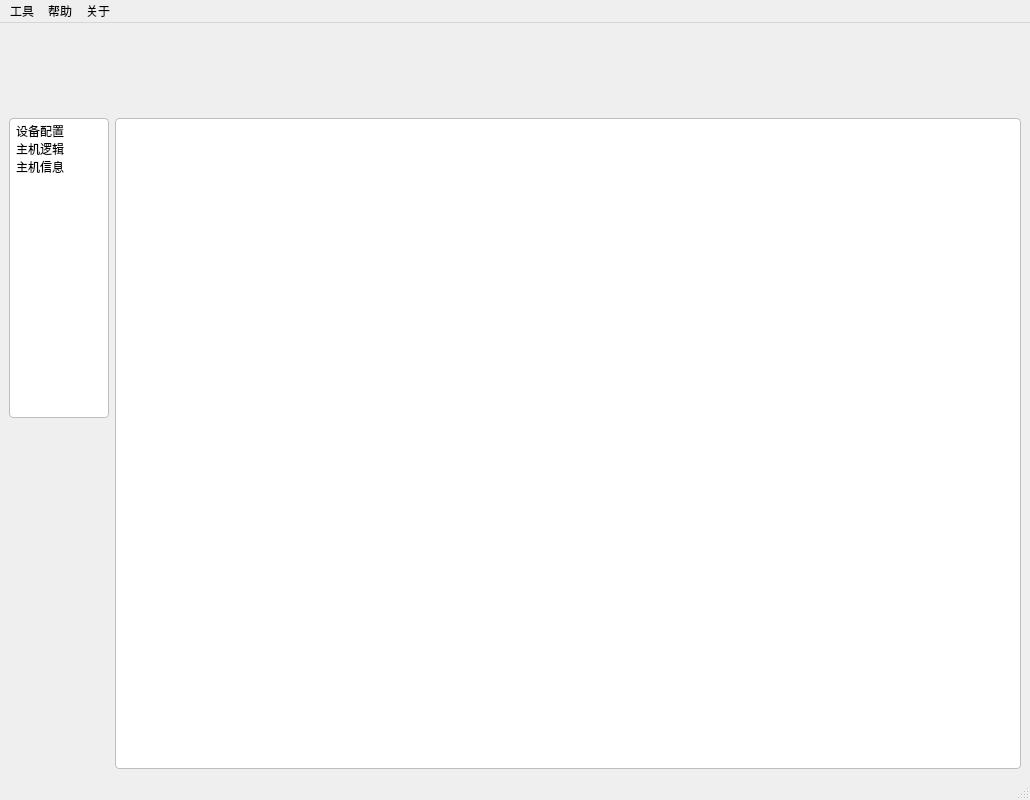
<?xml version="1.0" encoding="UTF-8"?>
<ui version="4.0">
 <class>MainWindow</class>
 <widget class="QMainWindow" name="MainWindow">
  <property name="geometry">
   <rect>
    <x>0</x>
    <y>0</y>
    <width>1030</width>
    <height>800</height>
   </rect>
  </property>
  <property name="minimumSize">
   <size>
    <width>1030</width>
    <height>800</height>
   </size>
  </property>
  <property name="maximumSize">
   <size>
    <width>16777215</width>
    <height>16777215</height>
   </size>
  </property>
  <property name="windowTitle">
   <string>奥迪信设置工具</string>
  </property>
  <property name="iconSize">
   <size>
    <width>24</width>
    <height>24</height>
   </size>
  </property>
  <widget class="QWidget" name="centralwidget">
   <property name="minimumSize">
    <size>
     <width>800</width>
     <height>500</height>
    </size>
   </property>
   <layout class="QGridLayout" name="gridLayout">
    <item row="0" column="0" colspan="2">
     <widget class="QWidget" name="serial_widget" native="true">
      <property name="enabled">
       <bool>true</bool>
      </property>
      <property name="minimumSize">
       <size>
        <width>200</width>
        <height>80</height>
       </size>
      </property>
      <property name="maximumSize">
       <size>
        <width>200</width>
        <height>80</height>
       </size>
      </property>
     </widget>
    </item>
    <item row="1" column="0">
     <widget class="QListWidget" name="listWidget">
      <property name="minimumSize">
       <size>
        <width>100</width>
        <height>300</height>
       </size>
      </property>
      <property name="maximumSize">
       <size>
        <width>100</width>
        <height>300</height>
       </size>
      </property>
      <property name="sizeIncrement">
       <size>
        <width>100</width>
        <height>0</height>
       </size>
      </property>
      <property name="styleSheet">
       <string notr="true">QListWidget  {
    border: 1px solid #bdbdbd;
    border-radius: 4px;
    padding: 3px;
    background-color: white;
}</string>
      </property>
      <item>
       <property name="text">
        <string>设备配置</string>
       </property>
      </item>
      <item>
       <property name="text">
        <string>主机逻辑</string>
       </property>
      </item>
      <item>
       <property name="text">
        <string>主机信息</string>
       </property>
      </item>
     </widget>
    </item>
    <item row="1" column="1" rowspan="2">
     <widget class="QStackedWidget" name="stackedWidget">
      <property name="sizePolicy">
       <sizepolicy hsizetype="Preferred" vsizetype="Preferred">
        <horstretch>0</horstretch>
        <verstretch>0</verstretch>
       </sizepolicy>
      </property>
      <property name="minimumSize">
       <size>
        <width>860</width>
        <height>400</height>
       </size>
      </property>
      <property name="maximumSize">
       <size>
        <width>16777215</width>
        <height>16777215</height>
       </size>
      </property>
      <property name="autoFillBackground">
       <bool>false</bool>
      </property>
      <property name="styleSheet">
       <string notr="true">QStackedWidget {
    border: 1px solid #bdbdbd;
    border-radius: 4px;
    padding: 3px;
    background-color: white;
}</string>
      </property>
      <property name="currentIndex">
       <number>0</number>
      </property>
      <widget class="QWidget" name="set_addr"/>
      <widget class="QWidget" name="set_config"/>
      <widget class="QWidget" name="set_net"/>
     </widget>
    </item>
    <item row="2" column="0">
     <spacer name="verticalSpacer">
      <property name="orientation">
       <enum>Qt::Orientation::Vertical</enum>
      </property>
      <property name="sizeHint" stdset="0">
       <size>
        <width>20</width>
        <height>322</height>
       </size>
      </property>
     </spacer>
    </item>
   </layout>
  </widget>
  <widget class="QMenuBar" name="menubar">
   <property name="geometry">
    <rect>
     <x>0</x>
     <y>0</y>
     <width>1030</width>
     <height>22</height>
    </rect>
   </property>
   <widget class="QMenu" name="menu">
    <property name="title">
     <string>工具</string>
    </property>
    <addaction name="debug"/>
   </widget>
   <widget class="QMenu" name="help">
    <property name="title">
     <string>帮助</string>
    </property>
    <addaction name="readme"/>
   </widget>
   <widget class="QMenu" name="about">
    <property name="title">
     <string>关于</string>
    </property>
    <addaction name="ver"/>
   </widget>
   <addaction name="menu"/>
   <addaction name="help"/>
   <addaction name="about"/>
  </widget>
  <widget class="QStatusBar" name="statusbar"/>
  <action name="debug">
   <property name="text">
    <string>调试窗口</string>
   </property>
  </action>
  <action name="ver">
   <property name="text">
    <string>软件版本</string>
   </property>
  </action>
  <action name="readme">
   <property name="text">
    <string>使用说明</string>
   </property>
   <property name="toolTip">
    <string>使用说明</string>
   </property>
  </action>
 </widget>
 <resources/>
 <connections/>
</ui>
